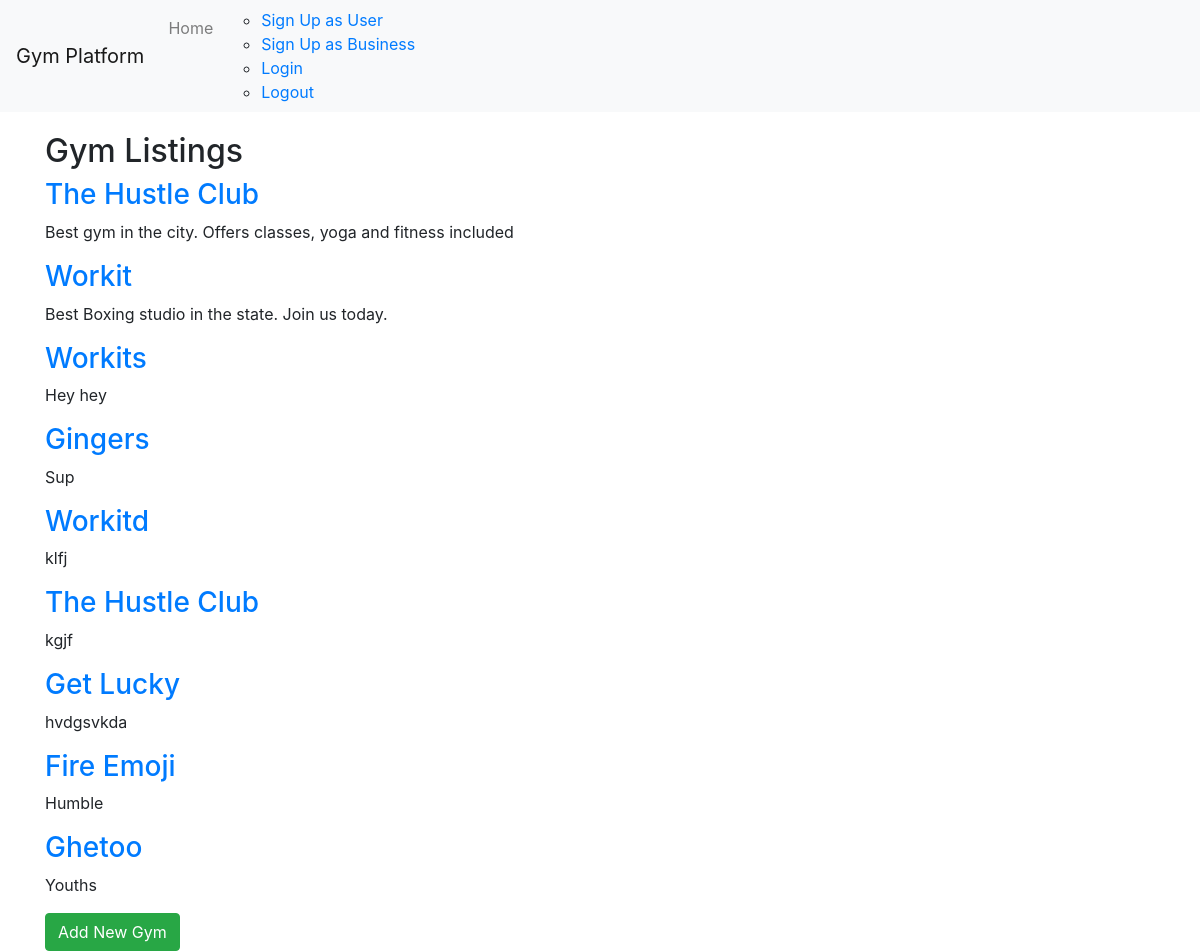
Page /gymFindr/ on the committed database.
### gymFindr/models.py (models this page shows, shortened)
class Gym(models.Model):
    owner = models.ForeignKey(settings.AUTH_USER_MODEL, on_delete=models.CASCADE)
    name = models.CharField(max_length=255)
    description = models.TextField()
    free_trial = models.BooleanField(default=False)
    classes_available = models.BooleanField(default=False) #e.g Swimming
    location = models.OneToOneField('Location', on_delete=models.CASCADE, null=True, blank=True)
    contact_info = models.OneToOneField('ContactInfo', on_delete=models.CASCADE, null=True, blank=True)
    classes = models.ManyToManyField('ClassCategory', blank=True)
    amenities = models.ManyToManyField('Amenity', blank=True)

### gymFindr/views.py (the view)
# urls.py: path('', GymListView.as_view(), name='gym_list'),
class GymListView(ListView):
    model = Gym
    context_object_name = 'gyms'
    template_name = 'gyms/gym_list.html'

### gymFindr/templates/gyms/gym_list.html
{% extends 'base.html' %}
{% block content %}
<h2>Gym Listings</h2>
<div class="gym-list">
    {% for gym in gyms %}
    <div class="gym">
        <h3><a href="{% url 'gymFindr:gym_detail' pk=gym.pk %}">{{ gym.name }}</a></h3>
        <p>{{ gym.description|truncatewords:20 }}</p>
    </div>
    {% endfor %}
    <a href="{% url 'gymFindr:gym_create' %}" class="btn btn-success">Add New Gym</a>
</div>
{% endblock %}

### gymFindr/templates/base.html (shortened to what this page needs)
<!DOCTYPE html>
<html lang="en">
<head>
    <link rel="stylesheet" href="https://stackpath.bootstrapcdn.com/bootstrap/4.5.2/css/bootstrap.min.css">
    <link rel="stylesheet" href="https://cdnjs.cloudflare.com/ajax/libs/font-awesome/5.15.3/css/all.min.css">
</head>
<body>
    <nav class="navbar navbar-expand-lg navbar-light bg-light">
        <a class="navbar-brand" href="{% url 'gymFindr:gym_list' %}">Gym Platform</a>
        <div class="collapse navbar-collapse">
            <ul class="navbar-nav mr-auto">
                <li class="nav-item">
                    <a class="nav-link" href="{% url 'gymFindr:gym_list' %}">Home</a>
                </li>
                <nav>
                <ul>
                    <li><a href="{% url 'register_user' %}">Sign Up as User</a></li>
                    <li><a href="{% url 'register_business' %}">Sign Up as Business</a></li>
                    <li><a href="{% url 'login' %}">Login</a></li>
                    <li><a href="{% url 'logout' %}">Logout</a></li>
                </ul>
            </nav>
            </ul>
        </div>
    </nav>
    <div class="container">
        {% block content %}{% endblock %}
    </div>
</body>
</html>

### gymFindr/templates/base.html (style rules this page uses)
.container { margin-top: 20px; }

### rows in the picture
Gym: name "The Hustle Club", description "Best gym in the city. Offers classes, yoga and fitness included"
Gym: name "Workit", description "Best Boxing studio in the state. Join us today."
Gym: name "Workits", description "Hey hey"
Gym: name "Gingers", description "Sup"
Gym: name "Workitd", description "klfj"
Gym: name "The Hustle Club", description "kgjf"
Gym: name "Get Lucky", description "hvdgsvkda"
Gym: name "Fire Emoji", description "Humble"
Gym: name "Ghetoo", description "Youths"
